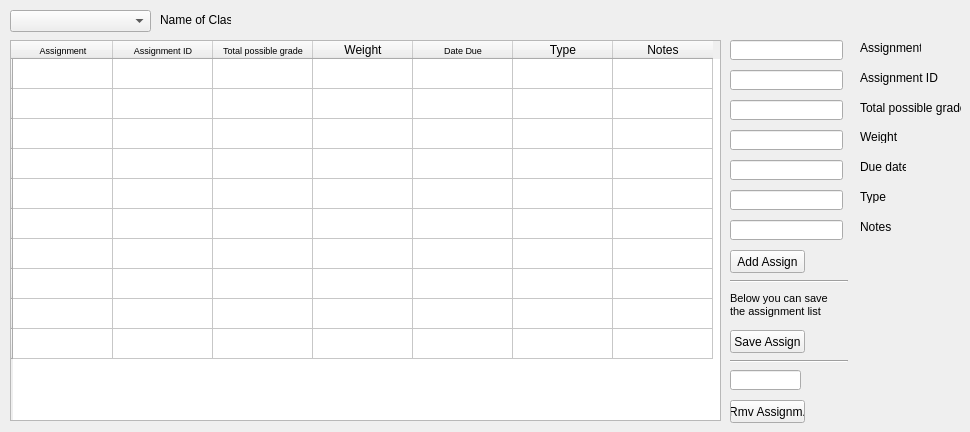
    <widget class="QWidget" name="class_details">
     <attribute name="title">
      <string>Assignments</string>
     </attribute>
     <widget class="QTableWidget" name="tableWidget_2">
      <property name="geometry">
       <rect>
        <x>10</x>
        <y>40</y>
        <width>711</width>
        <height>381</height>
       </rect>
      </property>
      <row>
       <property name="text">
        <string/>
       </property>
      </row>
      <row>
       <property name="text">
        <string/>
       </property>
      </row>
      <row>
       <property name="text">
        <string/>
       </property>
      </row>
      <row>
       <property name="text">
        <string/>
       </property>
      </row>
      <row>
       <property name="text">
        <string/>
       </property>
      </row>
      <row>
       <property name="text">
        <string/>
       </property>
      </row>
      <row>
       <property name="text">
        <string/>
       </property>
      </row>
      <row>
       <property name="text">
        <string/>
       </property>
      </row>
      <row>
       <property name="text">
        <string/>
       </property>
      </row>
      <row>
       <property name="text">
        <string/>
       </property>
      </row>
      <column>
       <property name="text">
        <string>Assignment</string>
       </property>
       <property name="font">
        <font>
         <pointsize>7</pointsize>
        </font>
       </property>
      </column>
      <column>
       <property name="text">
        <string>Assignment ID</string>
       </property>
       <property name="font">
        <font>
         <pointsize>7</pointsize>
        </font>
       </property>
      </column>
      <column>
       <property name="text">
        <string>Total possible grade</string>
       </property>
       <property name="font">
        <font>
         <pointsize>7</pointsize>
        </font>
       </property>
      </column>
      <column>
       <property name="text">
        <string>Weight</string>
       </property>
      </column>
      <column>
       <property name="text">
        <string>Date Due</string>
       </property>
       <property name="font">
        <font>
         <pointsize>7</pointsize>
        </font>
       </property>
      </column>
      <column>
       <property name="text">
        <string>Type</string>
       </property>
      </column>
      <column>
       <property name="text">
        <string>Notes</string>
       </property>
      </column>
     </widget>
     <widget class="QComboBox" name="comboBox_4">
      <property name="geometry">
       <rect>
        <x>10</x>
        <y>10</y>
        <width>141</width>
        <height>22</height>
       </rect>
      </property>
     </widget>
     <widget class="QPushButton" name="pushButton">
      <property name="geometry">
       <rect>
        <x>730</x>
        <y>400</y>
        <width>75</width>
        <height>23</height>
       </rect>
      </property>
      <property name="text">
       <string>Rmv Assignm.</string>
      </property>
     </widget>
     <widget class="QLineEdit" name="rmvAssign">
      <property name="geometry">
       <rect>
        <x>730</x>
        <y>370</y>
        <width>71</width>
        <height>20</height>
       </rect>
      </property>
     </widget>
     <widget class="Line" name="line">
      <property name="geometry">
       <rect>
        <x>730</x>
        <y>360</y>
        <width>118</width>
        <height>3</height>
       </rect>
      </property>
      <property name="orientation">
       <enum>Qt::Horizontal</enum>
      </property>
     </widget>
     <widget class="QLineEdit" name="assignName">
      <property name="geometry">
       <rect>
        <x>730</x>
        <y>40</y>
        <width>113</width>
        <height>20</height>
       </rect>
      </property>
     </widget>
     <widget class="QLineEdit" name="assignID">
      <property name="geometry">
       <rect>
        <x>730</x>
        <y>70</y>
        <width>113</width>
        <height>20</height>
       </rect>
      </property>
     </widget>
     <widget class="QLineEdit" name="totalGrade">
      <property name="geometry">
       <rect>
        <x>730</x>
        <y>100</y>
        <width>113</width>
        <height>20</height>
       </rect>
      </property>
     </widget>
     <widget class="QLineEdit" name="weight">
      <property name="geometry">
       <rect>
        <x>730</x>
        <y>130</y>
        <width>113</width>
        <height>20</height>
       </rect>
      </property>
     </widget>
     <widget class="QLineEdit" name="dateDue">
      <property name="geometry">
       <rect>
        <x>730</x>
        <y>160</y>
        <width>113</width>
        <height>20</height>
       </rect>
      </property>
     </widget>
     <widget class="QLineEdit" name="type">
      <property name="geometry">
       <rect>
        <x>730</x>
        <y>190</y>
        <width>113</width>
        <height>20</height>
       </rect>
      </property>
     </widget>
     <widget class="QLineEdit" name="notesAssign">
      <property name="geometry">
       <rect>
        <x>730</x>
        <y>220</y>
        <width>113</width>
        <height>20</height>
       </rect>
      </property>
     </widget>
     <widget class="QPushButton" name="pushButton_6">
      <property name="geometry">
       <rect>
        <x>730</x>
        <y>330</y>
        <width>75</width>
        <height>23</height>
       </rect>
      </property>
      <property name="text">
       <string>Save Assign</string>
      </property>
     </widget>
     <widget class="QPushButton" name="pushButton_10">
      <property name="geometry">
       <rect>
        <x>730</x>
        <y>250</y>
        <width>75</width>
        <height>23</height>
       </rect>
      </property>
      <property name="text">
       <string>Add Assign</string>
      </property>
     </widget>
     <widget class="QLabel" name="label_13">
      <property name="geometry">
       <rect>
        <x>160</x>
        <y>10</y>
        <width>71</width>
        <height>20</height>
       </rect>
      </property>
      <property name="text">
       <string>Name of Class</string>
      </property>
     </widget>
     <widget class="QLabel" name="label_15">
      <property name="geometry">
       <rect>
        <x>730</x>
        <y>290</y>
        <width>111</width>
        <height>31</height>
       </rect>
      </property>
      <property name="text">
       <string>&lt;!DOCTYPE HTML PUBLIC &quot;-//W3C//DTD HTML 4.0//EN&quot; &quot;http://www.w3.org/TR/REC-html40/strict.dtd&quot;&gt;
&lt;html&gt;&lt;head&gt;&lt;meta name=&quot;qrichtext&quot; content=&quot;1&quot; /&gt;&lt;style type=&quot;text/css&quot;&gt;
p, li { white-space: pre-wrap; }
&lt;/style&gt;&lt;/head&gt;&lt;body style=&quot; font-family:'MS Shell Dlg 2'; font-size:8.25pt; font-weight:400; font-style:normal;&quot;&gt;
&lt;p style=&quot; margin-top:0px; margin-bottom:0px; margin-left:0px; margin-right:0px; -qt-block-indent:0; text-indent:0px;&quot;&gt;&lt;span style=&quot; font-size:8pt;&quot;&gt;Below you can save &lt;/span&gt;&lt;/p&gt;
&lt;p style=&quot; margin-top:0px; margin-bottom:0px; margin-left:0px; margin-right:0px; -qt-block-indent:0; text-indent:0px;&quot;&gt;&lt;span style=&quot; font-size:8pt;&quot;&gt;the assignment list&lt;/span&gt;&lt;/p&gt;&lt;/body&gt;&lt;/html&gt;</string>
      </property>
     </widget>
     <widget class="Line" name="line_2">
      <property name="geometry">
       <rect>
        <x>730</x>
        <y>280</y>
        <width>118</width>
        <height>3</height>
       </rect>
      </property>
      <property name="orientation">
       <enum>Qt::Horizontal</enum>
      </property>
     </widget>
     <widget class="QLabel" name="label_23">
      <property name="geometry">
       <rect>
        <x>860</x>
        <y>40</y>
        <width>61</width>
        <height>16</height>
       </rect>
      </property>
      <property name="text">
       <string>Assignment</string>
      </property>
     </widget>
     <widget class="QLabel" name="label_24">
      <property name="geometry">
       <rect>
        <x>860</x>
        <y>70</y>
        <width>81</width>
        <height>16</height>
       </rect>
      </property>
      <property name="text">
       <string>Assignment ID</string>
      </property>
     </widget>
     <widget class="QLabel" name="label_25">
      <property name="geometry">
       <rect>
        <x>860</x>
        <y>100</y>
        <width>101</width>
        <height>16</height>
       </rect>
      </property>
      <property name="text">
       <string>Total possible grade</string>
      </property>
     </widget>
     <widget class="QLabel" name="label_26">
      <property name="geometry">
       <rect>
        <x>860</x>
        <y>130</y>
        <width>46</width>
        <height>13</height>
       </rect>
      </property>
      <property name="text">
       <string>Weight</string>
      </property>
     </widget>
     <widget class="QLabel" name="label_27">
      <property name="geometry">
       <rect>
        <x>860</x>
        <y>160</y>
        <width>46</width>
        <height>13</height>
       </rect>
      </property>
      <property name="text">
       <string>Due date</string>
      </property>
     </widget>
     <widget class="QLabel" name="label_28">
      <property name="geometry">
       <rect>
        <x>860</x>
        <y>190</y>
        <width>46</width>
        <height>13</height>
       </rect>
      </property>
      <property name="text">
       <string>Type</string>
      </property>
     </widget>
     <widget class="QLabel" name="label_29">
      <property name="geometry">
       <rect>
        <x>860</x>
        <y>220</y>
        <width>46</width>
        <height>13</height>
       </rect>
      </property>
      <property name="text">
       <string>Notes</string>
      </property>
     </widget>
    </widget>
